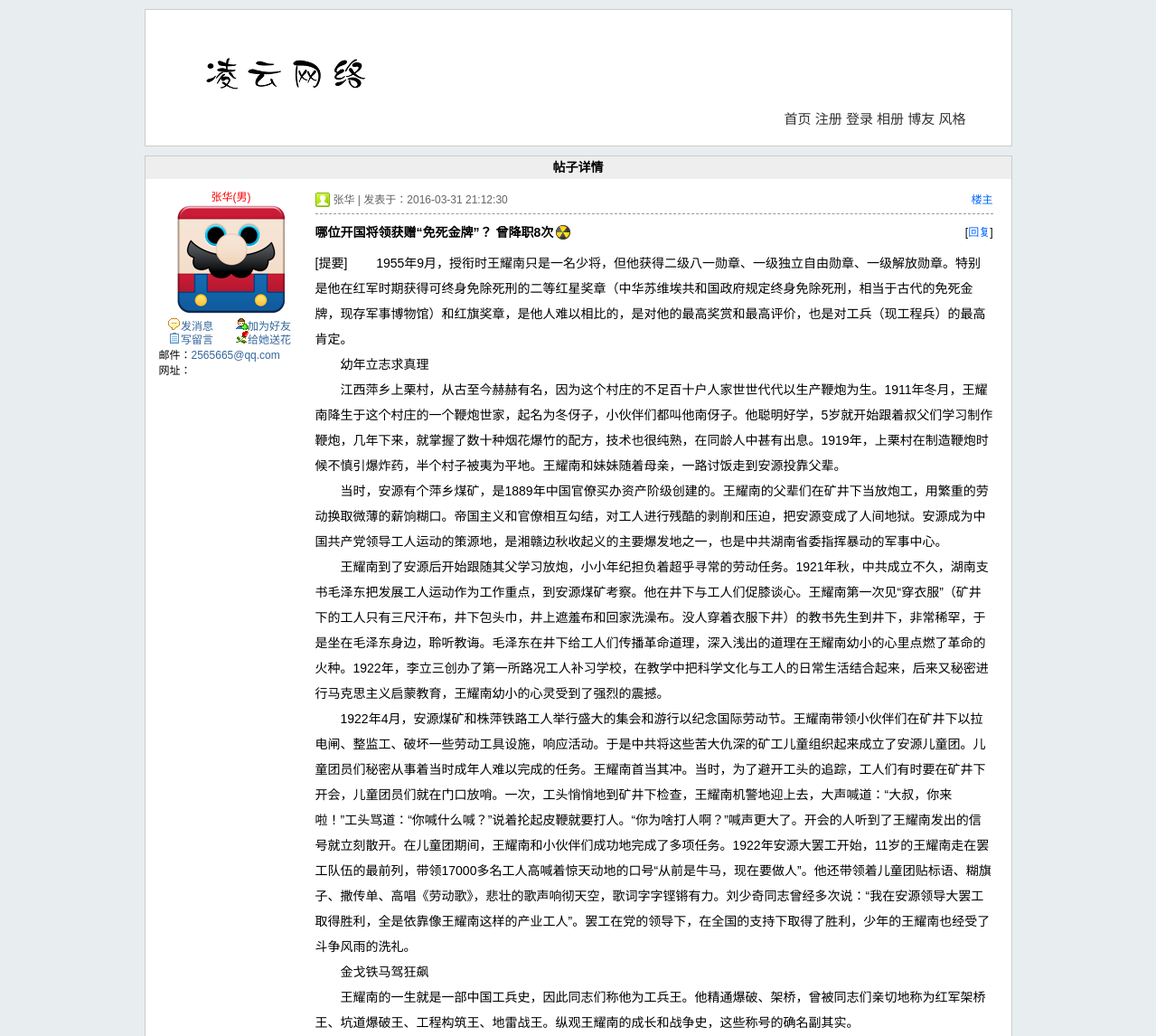
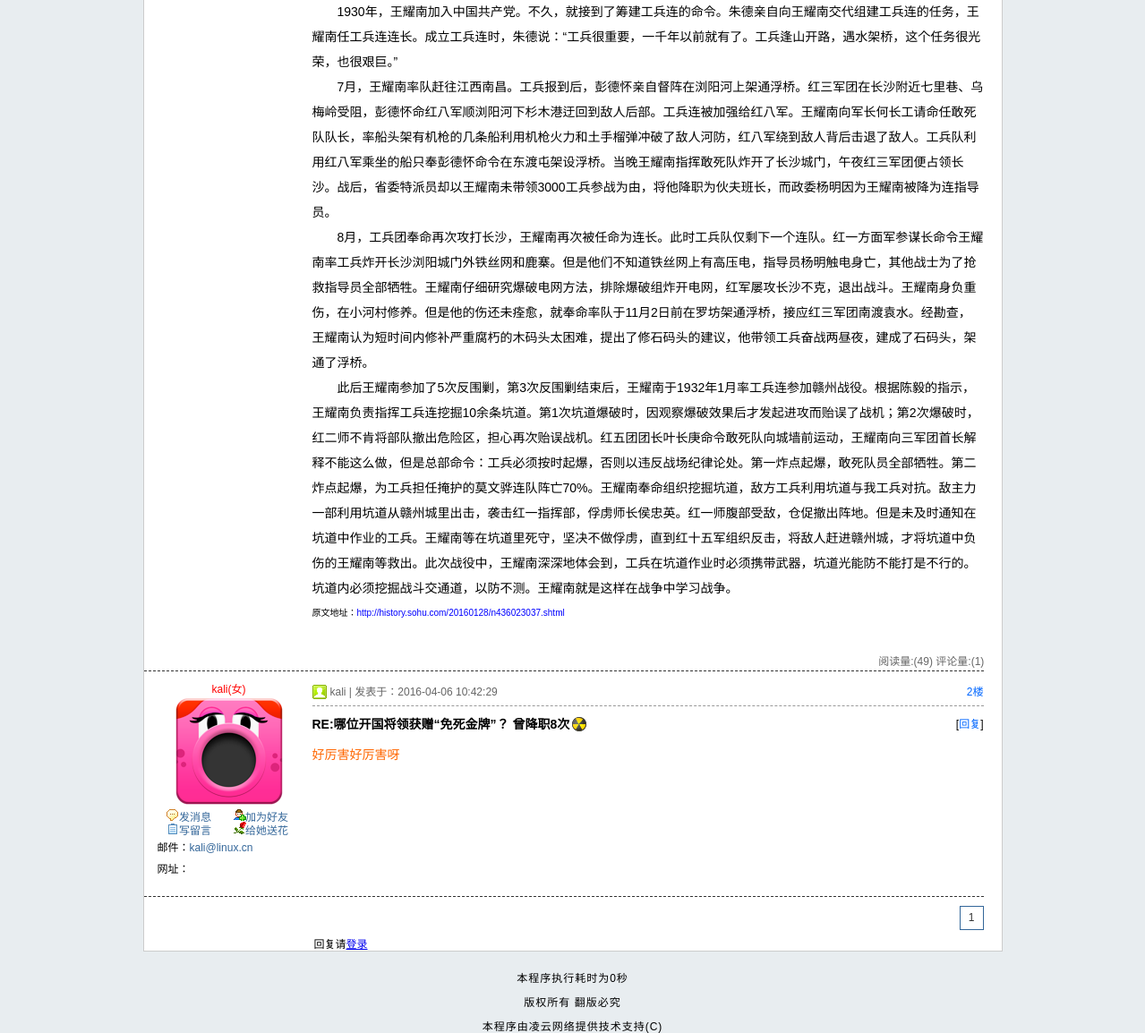
/article.php?id=14, run on the app's committed database (2 pictures, top to bottom).
### tables this page shows
CREATE TABLE `tg_article` (
  `tg_id` mediumint(8) UNSIGNED NOT NULL COMMENT '//ID',
  `tg_reid` mediumint(8) UNSIGNED NOT NULL DEFAULT '0' COMMENT '//主题ID',
  `tg_username` varchar(20) NOT NULL COMMENT '//发帖人',
  `tg_type` tinyint(2) UNSIGNED NOT NULL COMMENT '//帖子类型',
  `tg_title` varchar(40) NOT NULL COMMENT '//标题',
  `tg_content` text NOT NULL COMMENT '//内容',
  `tg_nice` tinyint(2) UNSIGNED DEFAULT '0' COMMENT '//是否设置精华',
  `tg_readcount` smallint(5) UNSIGNED NOT NULL DEFAULT '0' COMMENT '//阅读次数',
  `tg_commendcount` smallint(5) UNSIGNED NOT NULL DEFAULT '0' COMMENT '//评论次数',
  `tg_last_modify_date` datetime NOT NULL COMMENT '//最后修改时间',
  `tg_last_modify_username` varchar(20) DEFAULT NULL COMMENT '//最后修改人',
  `tg_date` datetime NOT NULL COMMENT '//发帖时间'
);

### includes/mysql.func.php (called while the page is built, shortened)
<?php
function _query($_sql){
	if (!$_result=mysql_query($_sql)) {
		exit('SQL执行失败！'.mysql_error());
	}
	return $_result;
}
function _fetch_array($_sql){
	return mysql_fetch_array(_query($_sql),MYSQL_ASSOC);
}
function _fetch_array_list($_result){
	return mysql_fetch_array($_result,MYSQL_ASSOC);
}
function _num_rows($_result){
	return mysql_num_rows($_result);
}
?>

### includes/conn.php (called while the page is built, shortened)
<?php
	if (!!$_rows=_fetch_array("SELECT
								tg_webname,
								tg_article,
								tg_blog,
								tg_photo,
								tg_skin,
								tg_string,
								tg_post,
								tg_re,
								tg_code,
								tg_register
		 					FROM
		 						tg_system
		 					WHERE
		 						tg_id=1
		 					LIMIT 1
		 				")) {
		$_system=array();
		$_system['webname']=$_rows['tg_webname'];
		$_system['article']=$_rows['tg_article'];
		$_system['blog']=$_rows['tg_blog'];
		$_system['photo']=$_rows['tg_photo'];
		if (isset($_COOKIE['skin'])) {
			if ($_COOKIE['skin']>3) {
				setcookie('skin','1');
				_location(NULL,'index.php');
			}
			$_system['skin']=intval($_COOKIE['skin']);
		}else{
			$_system['skin']=$_rows['tg_skin'];
		}
		$_system['string']=$_rows['tg_string'];
		$_system['post']=$_rows['tg_post'];
		$_system['re']=$_rows['tg_re'];
		$_system['code']=$_rows['tg_code'];
		$_system['register']=$_rows['tg_register'];
	}else{
		_alert_back('读取系统配置出错！');
		die();
	}
?>

### article.php (the view, shortened to what this page needs)
<?php
	include dirname(__FILE__).'/includes/common.inc.php';
	include ROOT_PATH.'/includes/conn.php';
	if (isset($_GET['id'])) {
		$_id=intval($_GET['id']);
		if (!@$_rows=_fetch_array("SELECT
								tg_id,
								tg_username,
								tg_title,
								tg_type,
								tg_content,
								tg_nice,
								tg_readcount,
								tg_commendcount,
								tg_last_modify_date,
								tg_last_modify_username,
								tg_date
							FROM
		 						tg_article
		 					WHERE
		 						tg_reid=0
		 					AND
		 						tg_id='{$_id}'
		 					LIMIT
		 						1
		 				")) {
			_alert_back('帖子不存在！');
		}
		$_html=array();
		$_html['reid']=$_rows['tg_id'];
		$_html['username']=$_rows['tg_username'];
		$_html['title']=$_rows['tg_title'];
		$_html['type']=$_rows['tg_type'];
		$_html['content']=$_rows['tg_content'];
		$_html['nice']=$_rows['tg_nice'];
		$_html['readcount']=$_rows['tg_readcount'];
		$_html['commendcount']=$_rows['tg_commendcount'];
		$_html['last_modify_date']=$_rows['tg_last_modify_date'];
		$_html['last_modify_username']=$_rows['tg_last_modify_username'];
		$_html['date']=$_rows['tg_date'];
		if (!!$_rows=_fetch_array("SELECT
								tg_id,
								tg_sex,
								tg_face,
								tg_switch,
								tg_autograph,
								tg_email,
								tg_url
							FROM
		 						tg_user
		 					WHERE
		 						tg_username='{$_html['username']}'
		 					LIMIT
		 						1
		 				")) {
			$_html['userid']=$_rows['tg_id'];
			$_html['sex']=$_rows['tg_sex'];
			$_html['face']=$_rows['tg_face'];
			$_html['switch']=$_rows['tg_switch'];
			$_html['autograph']=$_rows['tg_autograph'];
			$_html['email']=$_rows['tg_email'];
			$_html['url']=$_rows['tg_url'];
			$_html=_html($_html);
			$_page_id='id='.$_html['reid'].'&';
			if ($_html['last_modify_username']==NULL) {
				$_html['last_modify_date']='';
			}else{
				$_html['last_modify_date']='本帖最后由 <span>['.$_html['last_modify_username'].']</span> '.'于'.$_html['last_modify_date'].'编辑';
			}
			if ($_html['switch']==1) {
				$_html['switch_html']='<p class="autograph">'.$_html['autograph'].'</p>';
			}elseif($_html['switch']==0){
				$_html['switch_html']='';
			}
			global $_pagessize,$_pagenum,$_page;
			_page("SELECT tg_id FROM tg_article WHERE tg_reid='{$_html['reid']}'",9);
			$_result=_query("SELECT
								tg_username,
								tg_type,
								tg_title,
								tg_content,
								tg_date
							FROM
								tg_article
							WHERE
								tg_reid='{$_html['reid']}'
							ORDER BY
								tg_date
							ASC LIMIT
								$_pagenum,$_pagessize
			");
		}else{
		}
	}else{
		_alert_back('非法操作！');
	}
?>
<!DOCTYPE html PUBLIC "-//W3C//DTD XHTML 1.0 Transitional//EN" "http://www.w3.org/TR/xhtml1/DTD/xhtml1-transitional.dtd">
<html xmlns="http://www.w3.org/1999/xhtml">
<head>
<?php
	require ROOT_PATH.'includes/title.inc.php'
?>
</head>
<body>
<?php
	require ROOT_PATH.'includes/header.inc.php';
?>
<div id="article">
	<h2>帖子详情</h2>
	<?php echo $_tag; if ($_page==1) { ?>
	<div id="subject">
		<dl>
			<dd class="user"><?php echo $_html['username'].'('.$_html['sex'].')' ?></dd>
			<dt><img src="<?php echo $_html['face'] ?>" alt="头像" /></dt>
			<dd class="message"><a name="message" title="<?php echo $_html['userid'] ?>">发消息</a></dd>
			<dd class="friend"><a name="friend" title="<?php echo $_html['userid'] ?>">加为好友</a></dd>
			<dd class="guest"><a name="guest" title="<?php echo $_html['userid'] ?>">写留言</a></dd>
			<dd class="flower"><a name="flower" title="<?php echo $_html['userid'] ?>">给她送花</a></dd>
			<dd class="email">邮件：<a href="mailto:<?php echo $_html['email'] ?>"><?php echo $_html['email'] ?></a></dd>
			<dd class="url">网址：<a target="_blank" href="<?php echo $_html['url'] ?>"><?php echo $_html['url'] ?></a></dd>
		</dl>
		<div class="content">
			<div class="user">
				<span><?php echo $_html['subject_modify'] ?> &nbsp;楼主</span><?php echo $_html['username'] ?> | 发表于：<?php echo $_html['date'] ?>
			</div>
			<h3> <?php echo $_html['title'] ?><img src="image/icon<?php echo $_html['type'] ?>.gif" alt="" /><span>[<a href="#re" name="reclick" title="回复楼主<?php echo $_html['username'] ?>">回复</a>]</span></h3>
			<div class="detial">
				<?php echo _ubb($_html['content']) ?>
			</div>
		</div>
	</div>
	<p class="last_modify_date"><?php echo $_html['last_modify_date'] ?></p>
	<p class="line">阅读量:(<?php echo $_html['readcount']+1 ?>) 评论量:(<?php echo $_html['commendcount'] ?>)</p>
	<?php } ?>
	<?php
		$_i=2;
		while (!!$_rows=_fetch_array_list($_result)) {
		$_html['username']=$_rows['tg_username'];
		$_html['type']=$_rows['tg_type'];
		$_html['retitle']=$_rows['tg_title'];
		$_html['content']=$_rows['tg_content'];
		$_html['date']=$_rows['tg_date'];
		if (!!$_rows=_fetch_array("SELECT
								tg_id,
								tg_sex,
								tg_face,
								tg_switch,
								tg_autograph,
								tg_email,
								tg_url
							FROM
		 						tg_user
		 					WHERE
		 						tg_username='{$_html['username']}'
		 					LIMIT
		 						1
		 				")) {
			$_html['userid']=$_rows['tg_id'];
			$_html['sex']=$_rows['tg_sex'];
			$_html['face']=$_rows['tg_face'];
			$_html['switch']=$_rows['tg_switch'];
			$_html['autograph']=$_rows['tg_autograph'];
			$_html['email']=$_rows['tg_email'];
			$_html['url']=$_rows['tg_url'];
			$_html=_html($_html);
			if ($_html['switch']==1) {
				$_html['switch_html_1']='<p class="autograph">'.$_html['autograph'].'</p>';
			}elseif($_html['switch']==0){
				$_html['switch_html_1']='';
			}
		}else{
		}
	?>
	<div class="re">
		<dl>
			<dd class="user"><?php echo $_html['username'].'('.$_html['sex'].')' ?></dd>
			<dt><img src="<?php echo $_html['face'] ?>" alt="头像" /></dt>
			<dd class="message"><a name="message" title="<?php echo $_html['userid'] ?>">发消息</a></dd>
			<dd class="friend"><a name="friend" title="<?php echo $_html['userid'] ?>">加为好友</a></dd>
			<dd class="guest"><a name="guest" title="<?php echo $_html['userid'] ?>">写留言</a></dd>
			<dd class="flower"><a name="flower" title="<?php echo $_html['userid'] ?>">给她送花</a></dd>
			<dd class="email">邮件：<a href="mailto:<?php echo $_html['email'] ?>"><?php echo $_html['email'] ?></a></dd>
			<dd class="url">网址：<a target="_blank" href="<?php echo $_html['url'] ?>"><?php echo $_html['url'] ?></a></dd>
		</dl>
		<div class="content">
			<div class="user">
				<span>
				<?php
					$_floor=$_i+(($_page-1)*$_pagessize).'楼';
					echo $_floor;
				?>
				</span><?php echo $_html['username'] ?> | 发表于：<?php echo $_html['date'] ?>
			</div>
			<h3> <?php echo $_html['retitle'] ?><img src="image/icon<?php echo $_html['type'] ?>.gif" alt="" /><span>[<a href="#re" name="reclick" title="回复<?php echo $_i+(($_page-1)*$_pagessize) ?>楼的<?php echo $_html['username'] ?>">回复</a>]</span></h3>
			<div class="detial">
				<?php echo _ubb($_html['content']); ?>
			</div>
		</div>
	</div>
	<p class="line"></p>
	<?php
		$_i++;
		}
		_paging('1');
	?>
	<?php if (isset($_COOKIE['username'])) { ?>
	<div id="message">
		<h3>评论</h3>
		<form action="?action=rearticle" method="post">
			<input type="hidden" name="reid" value="<?php echo $_html['reid'] ?>" />
			<input type="hidden" name="type" value="<?php echo $_html['type'] ?>" />
			<dl>
				<dd><span>标题:</span><input type="text" name="title" value="RE:<?php echo $_html['title'] ?>" class="text" /></dd>
				<span class="content_title">内容:</span>
				<?php include ROOT_PATH.'includes/ubb.inc.php'?>
				<div id="font">
					<strong onclick="font(10)">10px</strong>
					<strong onclick="font(12)">12px</strong>
					<strong onclick="font(14)">14px</strong>
					<strong onclick="font(16)">16px</strong>
					<strong onclick="font(18)">18px</strong>
					<strong onclick="font(20)">20px</strong>
					<strong onclick="font(22)">22px</strong>
					<strong onclick="font(24)">24px</strong>
				</div>
				<div id="color">
					<strong title="黑色" style="background-color: #000;" onclick="showcolor('#000')"></strong>
					<strong title="褐色" style="background-color: #930;" onclick="showcolor('#930')"></strong>
					<strong title="深绿" style="background-color: #030;" onclick="showcolor('#030')"></strong>
					<strong title="深蓝" style="background-color: #000080;" onclick="showcolor('#000080')"></strong>
					<em><input type="text" name="t" placeholder="#fff"/></em>
				</div>
				<dd><textarea cols="1" rows="1" name="content"></textarea></dd>
				<dd class="codetext">
                    <?php
                        if ($_system['code']){
                            echo '验证码:<input type="text" name="code" class="code"/><img id="code" src="code.php" alt="验证码" />';
                        }
                    ?>
                    <input type="submit" value="提交" class="button" />
                </dd>
			</dl>
		<a id="re"></a>
		</form>
	</div>
	<?php }else{
		echo '<div class="tologin">回复请<a href="login.php">登录</a></div>';
		} ?>
</div>
<?php
	require ROOT_PATH.'includes/footer.inc.php';
?>
</body>
</html>

### includes/global.func.php (shortened to what this page needs)
<?php
function _ubb($_string){
	$_string=nl2br($_string);
	$_string=preg_replace('/\[size=(.{2})\](.*)\[\/size\]/Us', '<span style="font-size:\1px">\2</span>', $_string);
	$_string=preg_replace('/\[b\](.*)\[\/b\]/Us', '<strong>\1</strong>', $_string);
	$_string=preg_replace('/\[i\](.*)\[\/i\]/Us', '<em>\1</em>', $_string);
	$_string=preg_replace('/\[u\](.*)\[\/u\]/Us', '<span style="text-decoration:underline">\1</span>', $_string);
	$_string=preg_replace('/\[s\](.*)\[\/s\]/Us', '<span style="text-decoration:line-through">\1</span>', $_string);
	$_string=preg_replace('/\[color=(.{3,7})\](.*)\[\/color\]/Us', '<span style="color:\1">\2</span>', $_string);
	$_string=preg_replace('/\[url\](.*)\[\/url\]/Us', '<a href="\1" target="_blank">\1</a>', $_string);
	$_string=preg_replace('/\[email\](.*)\[\/email\]/Us', '<a href="mailto:\1">\1</a>', $_string);
	$_string=preg_replace('/\[img\](.*)\[\/img\]/Us', '<img style="max-width:750px" src="\1" alt="\1"></img >', $_string);
	$_string=preg_replace('/\[flash\](.*)\[\/flash\]/Us', '<embed style="width:750px;height:500px" src="\1"/>', $_string);
	$_string=preg_replace('/\[movie\](.*)\[\/movie\]/Us', '<embed style="width:700px;height:500px" src="\1"/>', $_string);
	return $_string;
}
function _html($_string){
	if (is_array($_string)) {
		foreach ($_string as $_key=>$_value) {
			$_string[$_key]=_html($_value);
		}
	}else{
		global $_system;
		$_mg=explode('|',$_system['string']);
	    foreach ($_mg as $_key){
	    	$_string=preg_replace('/'.$_key.'/','*',$_string);
		}
		return htmlspecialchars($_string);
		}
		return $_string;
}
function _page($_sql,$_size=10){
	global $_page,$_pagessize,$_pagenum,$_pageabsolute,$_num;
	if (isset($_GET['page'])) {
		$_page=$_GET['page'];
		if (empty($_page) || $_page<=0 || !is_numeric($_page)) {
			$_page=1;
		}else{
			$_page=intval($_page);
		}
	}else{
		$_page=1;
	}
	$_pagessize=$_size;
	$_num = _num_rows(_query($_sql));
	if ($_num==0) {
		$_pageabsolute=1;
	}else{
		$_pageabsolute=ceil($_num/$_pagessize);
	}
	$_pagenum=($_page-1)*$_pagessize;
}
function _paging($_type){
	global $_page,$_pageabsolute,$_num,$_page_id;
	if ($_type==1) {
		echo '<div id="page_num">';
			echo '<ul>';
				for ($i=0; $i <$_pageabsolute ; $i++) {
					if ($_page==($i+1)) {
						echo '<li><a href="'.SCRIPT.'.php?'.$_page_id.'page='.($i+1).'" class="selected">'.($i+1).'</a></li>';
					}else{
						echo '<li><a href="'.SCRIPT.'.php?'.$_page_id.'page='.($i+1).'">'.($i+1).'</a></li>';
					}
				}
			echo '</ul>';
		echo '</div>';
	}
}
?>

### data on the page
tg_article: tg_username "张华", tg_date "2016-03-31 21:12:30", tg_title "哪位开国将领获赠“免死金牌”？ 曾降职8次", tg_content "[提要] 1955年9月，授衔时王耀南只是一名少将，但他获得二级八一勋章、一级独立自由勋章、一级解放勋章。特别是他在红军时期获得可终身免除死刑的二等红星奖章（中华苏维埃共和国政府规定终身免除死刑，相当于古代的免死金牌，现存军事博物馆）和红旗奖章，是他人难以相比的，是对他的最高奖赏和最高评价，也是对工兵（现工程兵）的最高肯定。 幼年立志求真理 江西萍乡上栗村，从古至今赫赫有名，因为这个村庄的不足百十户人家世世代代以生产鞭炮为生。1911年冬月，王耀南降生于这个村庄的一个鞭炮世家，起名为冬伢子，小伙伴们都叫他南伢子。他聪明好学，5岁就开始跟着叔父们学习制作鞭炮，几年下来，就掌握了数十种烟花爆竹的配方，技术也很纯熟，在同龄人中甚有出息。1919年，上栗村在制造鞭炮时候不慎引爆炸药，半个村子被夷为平地。王耀南和妹妹随着母亲，一路讨饭走到安源投靠父辈。 当时，安源有个萍乡煤矿，是1889年中国官僚买办资产阶级创建的。王耀南的父辈们在矿井下当放炮工，用繁重的劳动换取微薄的薪饷糊口。帝国主义和官僚相互勾结，对工人进行残酷的剥削和压迫，把安源变成了人间地狱。安源成为中国共产党领导工人运动的策源地，是湘赣边秋收起义的主要爆发地之一，也是中共湖南省委指挥暴动的军事中心。…", $_html['readcount']+1 "49", tg_commendcount "1"
tg_article: username "kali", sex "女", email "kali@linux.cn", _floor "2楼", date "2016-04-06 10:42:29", retitle "RE:哪位开国将领获赠“免死金牌”？ 曾降职8次"

### other printed values
$_html['sex'] "男"
$_html['email'] "2565665@qq.com"
_runtime()-START_TIME "0"
